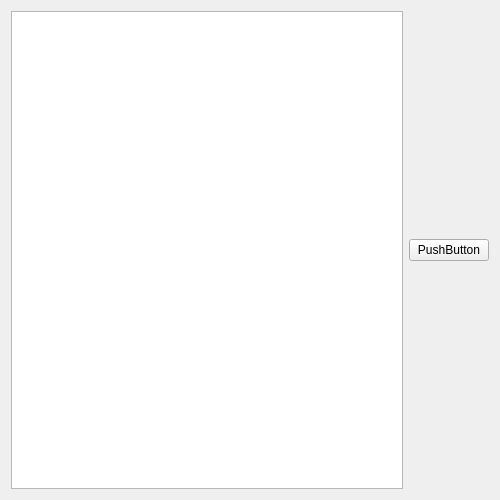
<?xml version="1.0" encoding="UTF-8"?>
<ui version="4.0">
 <class>MainWindow</class>
 <widget class="QMainWindow" name="MainWindow">
  <property name="geometry">
   <rect>
    <x>0</x>
    <y>0</y>
    <width>500</width>
    <height>500</height>
   </rect>
  </property>
  <property name="windowTitle">
   <string>MainWindow</string>
  </property>
  <widget class="QWidget" name="centralWidget">
   <layout class="QHBoxLayout" name="horizontalLayout">
    <item>
     <widget class="QGraphicsView" name="graphicsView"/>
    </item>
    <item>
     <widget class="QPushButton" name="pushButton">
      <property name="text">
       <string>PushButton</string>
      </property>
     </widget>
    </item>
   </layout>
  </widget>
 </widget>
 <layoutdefault spacing="6" margin="11"/>
 <resources/>
 <connections/>
</ui>
